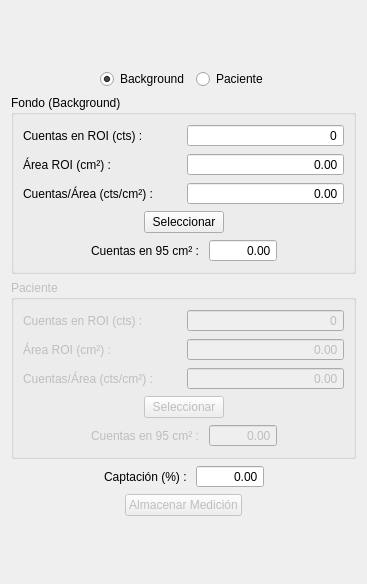
<?xml version="1.0" encoding="UTF-8"?>
<ui version="4.0">
 <class>Form</class>
 <widget class="QWidget" name="Form">
  <property name="geometry">
   <rect>
    <x>0</x>
    <y>0</y>
    <width>367</width>
    <height>584</height>
   </rect>
  </property>
  <property name="windowTitle">
   <string>Form</string>
  </property>
  <layout class="QVBoxLayout" name="verticalLayout">
   <item>
    <spacer name="verticalSpacer">
     <property name="orientation">
      <enum>Qt::Vertical</enum>
     </property>
     <property name="sizeHint" stdset="0">
      <size>
       <width>20</width>
       <height>40</height>
      </size>
     </property>
    </spacer>
   </item>
   <item>
    <layout class="QHBoxLayout" name="horizontalLayout_6">
     <item>
      <spacer name="horizontalSpacer_5">
       <property name="orientation">
        <enum>Qt::Horizontal</enum>
       </property>
       <property name="sizeHint" stdset="0">
        <size>
         <width>40</width>
         <height>20</height>
        </size>
       </property>
      </spacer>
     </item>
     <item>
      <widget class="QRadioButton" name="radBkg">
       <property name="text">
        <string>Background</string>
       </property>
       <property name="checked">
        <bool>true</bool>
       </property>
      </widget>
     </item>
     <item>
      <widget class="QRadioButton" name="radPac">
       <property name="text">
        <string>Paciente</string>
       </property>
      </widget>
     </item>
     <item>
      <spacer name="horizontalSpacer_6">
       <property name="orientation">
        <enum>Qt::Horizontal</enum>
       </property>
       <property name="sizeHint" stdset="0">
        <size>
         <width>40</width>
         <height>20</height>
        </size>
       </property>
      </spacer>
     </item>
    </layout>
   </item>
   <item>
    <widget class="QGroupBox" name="bkgGroup">
     <property name="title">
      <string>Fondo (Background)</string>
     </property>
     <layout class="QVBoxLayout" name="verticalLayout_4">
      <item>
       <layout class="QHBoxLayout" name="horizontalLayout_2">
        <item>
         <layout class="QVBoxLayout" name="verticalLayout_2">
          <item>
           <widget class="QLabel" name="label">
            <property name="text">
             <string>Cuentas en ROI (cts) : </string>
            </property>
           </widget>
          </item>
          <item>
           <widget class="QLabel" name="label_2">
            <property name="text">
             <string>Área ROI (cm²) : </string>
            </property>
           </widget>
          </item>
          <item>
           <widget class="QLabel" name="label_3">
            <property name="text">
             <string>Cuentas/Área (cts/cm²) : </string>
            </property>
           </widget>
          </item>
         </layout>
        </item>
        <item>
         <layout class="QVBoxLayout" name="verticalLayout_3">
          <item>
           <widget class="QSpinBox" name="bkgCounts">
            <property name="frame">
             <bool>true</bool>
            </property>
            <property name="alignment">
             <set>Qt::AlignRight|Qt::AlignTrailing|Qt::AlignVCenter</set>
            </property>
            <property name="readOnly">
             <bool>true</bool>
            </property>
            <property name="buttonSymbols">
             <enum>QAbstractSpinBox::NoButtons</enum>
            </property>
            <property name="maximum">
             <number>99999</number>
            </property>
           </widget>
          </item>
          <item>
           <widget class="QDoubleSpinBox" name="bkgArea">
            <property name="alignment">
             <set>Qt::AlignRight|Qt::AlignTrailing|Qt::AlignVCenter</set>
            </property>
            <property name="readOnly">
             <bool>true</bool>
            </property>
            <property name="buttonSymbols">
             <enum>QAbstractSpinBox::NoButtons</enum>
            </property>
            <property name="maximum">
             <double>999999.000000000000000</double>
            </property>
           </widget>
          </item>
          <item>
           <widget class="QDoubleSpinBox" name="bkgRate">
            <property name="alignment">
             <set>Qt::AlignRight|Qt::AlignTrailing|Qt::AlignVCenter</set>
            </property>
            <property name="readOnly">
             <bool>true</bool>
            </property>
            <property name="buttonSymbols">
             <enum>QAbstractSpinBox::NoButtons</enum>
            </property>
            <property name="maximum">
             <double>999999.000000000000000</double>
            </property>
           </widget>
          </item>
         </layout>
        </item>
       </layout>
      </item>
      <item>
       <layout class="QHBoxLayout" name="horizontalLayout_3">
        <item>
         <spacer name="horizontalSpacer_3">
          <property name="orientation">
           <enum>Qt::Horizontal</enum>
          </property>
          <property name="sizeHint" stdset="0">
           <size>
            <width>40</width>
            <height>20</height>
           </size>
          </property>
         </spacer>
        </item>
        <item>
         <widget class="QPushButton" name="setBkg">
          <property name="text">
           <string>Seleccionar</string>
          </property>
         </widget>
        </item>
        <item>
         <spacer name="horizontalSpacer_4">
          <property name="orientation">
           <enum>Qt::Horizontal</enum>
          </property>
          <property name="sizeHint" stdset="0">
           <size>
            <width>40</width>
            <height>20</height>
           </size>
          </property>
         </spacer>
        </item>
       </layout>
      </item>
      <item>
       <layout class="QHBoxLayout" name="horizontalLayout_4">
        <item>
         <spacer name="horizontalSpacer_7">
          <property name="orientation">
           <enum>Qt::Horizontal</enum>
          </property>
          <property name="sizeHint" stdset="0">
           <size>
            <width>40</width>
            <height>20</height>
           </size>
          </property>
         </spacer>
        </item>
        <item>
         <widget class="QLabel" name="label_4">
          <property name="text">
           <string>Cuentas en 95 cm² : </string>
          </property>
         </widget>
        </item>
        <item>
         <widget class="QDoubleSpinBox" name="bkgTotal">
          <property name="alignment">
           <set>Qt::AlignRight|Qt::AlignTrailing|Qt::AlignVCenter</set>
          </property>
          <property name="readOnly">
           <bool>true</bool>
          </property>
          <property name="buttonSymbols">
           <enum>QAbstractSpinBox::NoButtons</enum>
          </property>
          <property name="maximum">
           <double>999999.000000000000000</double>
          </property>
         </widget>
        </item>
        <item>
         <spacer name="horizontalSpacer_8">
          <property name="orientation">
           <enum>Qt::Horizontal</enum>
          </property>
          <property name="sizeHint" stdset="0">
           <size>
            <width>40</width>
            <height>20</height>
           </size>
          </property>
         </spacer>
        </item>
       </layout>
      </item>
     </layout>
    </widget>
   </item>
   <item>
    <widget class="QGroupBox" name="pacGroup">
     <property name="enabled">
      <bool>false</bool>
     </property>
     <property name="title">
      <string>Paciente</string>
     </property>
     <layout class="QVBoxLayout" name="verticalLayout_7">
      <item>
       <layout class="QHBoxLayout" name="horizontalLayout_7">
        <item>
         <layout class="QVBoxLayout" name="verticalLayout_5">
          <item>
           <widget class="QLabel" name="label_5">
            <property name="text">
             <string>Cuentas en ROI (cts) : </string>
            </property>
           </widget>
          </item>
          <item>
           <widget class="QLabel" name="label_6">
            <property name="text">
             <string>Área ROI (cm²) : </string>
            </property>
           </widget>
          </item>
          <item>
           <widget class="QLabel" name="label_7">
            <property name="text">
             <string>Cuentas/Área (cts/cm²) : </string>
            </property>
           </widget>
          </item>
         </layout>
        </item>
        <item>
         <layout class="QVBoxLayout" name="verticalLayout_6">
          <item>
           <widget class="QSpinBox" name="pacCounts">
            <property name="frame">
             <bool>true</bool>
            </property>
            <property name="alignment">
             <set>Qt::AlignRight|Qt::AlignTrailing|Qt::AlignVCenter</set>
            </property>
            <property name="readOnly">
             <bool>true</bool>
            </property>
            <property name="buttonSymbols">
             <enum>QAbstractSpinBox::NoButtons</enum>
            </property>
            <property name="maximum">
             <number>9999999</number>
            </property>
           </widget>
          </item>
          <item>
           <widget class="QDoubleSpinBox" name="pacArea">
            <property name="alignment">
             <set>Qt::AlignRight|Qt::AlignTrailing|Qt::AlignVCenter</set>
            </property>
            <property name="readOnly">
             <bool>true</bool>
            </property>
            <property name="buttonSymbols">
             <enum>QAbstractSpinBox::NoButtons</enum>
            </property>
            <property name="maximum">
             <double>999999999.000000000000000</double>
            </property>
           </widget>
          </item>
          <item>
           <widget class="QDoubleSpinBox" name="pacRate">
            <property name="alignment">
             <set>Qt::AlignRight|Qt::AlignTrailing|Qt::AlignVCenter</set>
            </property>
            <property name="readOnly">
             <bool>true</bool>
            </property>
            <property name="buttonSymbols">
             <enum>QAbstractSpinBox::NoButtons</enum>
            </property>
            <property name="maximum">
             <double>999999.000000000000000</double>
            </property>
           </widget>
          </item>
         </layout>
        </item>
       </layout>
      </item>
      <item>
       <layout class="QHBoxLayout" name="horizontalLayout_8">
        <item>
         <spacer name="horizontalSpacer_9">
          <property name="orientation">
           <enum>Qt::Horizontal</enum>
          </property>
          <property name="sizeHint" stdset="0">
           <size>
            <width>40</width>
            <height>20</height>
           </size>
          </property>
         </spacer>
        </item>
        <item>
         <widget class="QPushButton" name="setPac">
          <property name="text">
           <string>Seleccionar</string>
          </property>
         </widget>
        </item>
        <item>
         <spacer name="horizontalSpacer_10">
          <property name="orientation">
           <enum>Qt::Horizontal</enum>
          </property>
          <property name="sizeHint" stdset="0">
           <size>
            <width>40</width>
            <height>20</height>
           </size>
          </property>
         </spacer>
        </item>
       </layout>
      </item>
      <item>
       <layout class="QHBoxLayout" name="horizontalLayout_9">
        <item>
         <spacer name="horizontalSpacer_11">
          <property name="orientation">
           <enum>Qt::Horizontal</enum>
          </property>
          <property name="sizeHint" stdset="0">
           <size>
            <width>40</width>
            <height>20</height>
           </size>
          </property>
         </spacer>
        </item>
        <item>
         <widget class="QLabel" name="label_8">
          <property name="text">
           <string>Cuentas en 95 cm² : </string>
          </property>
         </widget>
        </item>
        <item>
         <widget class="QDoubleSpinBox" name="pacTotal">
          <property name="alignment">
           <set>Qt::AlignRight|Qt::AlignTrailing|Qt::AlignVCenter</set>
          </property>
          <property name="readOnly">
           <bool>true</bool>
          </property>
          <property name="buttonSymbols">
           <enum>QAbstractSpinBox::NoButtons</enum>
          </property>
          <property name="maximum">
           <double>999999.000000000000000</double>
          </property>
         </widget>
        </item>
        <item>
         <spacer name="horizontalSpacer_12">
          <property name="orientation">
           <enum>Qt::Horizontal</enum>
          </property>
          <property name="sizeHint" stdset="0">
           <size>
            <width>40</width>
            <height>20</height>
           </size>
          </property>
         </spacer>
        </item>
       </layout>
      </item>
     </layout>
    </widget>
   </item>
   <item>
    <layout class="QHBoxLayout" name="horizontalLayout_12">
     <item>
      <spacer name="horizontalSpacer_17">
       <property name="orientation">
        <enum>Qt::Horizontal</enum>
       </property>
       <property name="sizeHint" stdset="0">
        <size>
         <width>40</width>
         <height>20</height>
        </size>
       </property>
      </spacer>
     </item>
     <item>
      <widget class="QLabel" name="label_9">
       <property name="text">
        <string>Captación (%) : </string>
       </property>
      </widget>
     </item>
     <item>
      <widget class="QDoubleSpinBox" name="capt">
       <property name="alignment">
        <set>Qt::AlignRight|Qt::AlignTrailing|Qt::AlignVCenter</set>
       </property>
       <property name="readOnly">
        <bool>true</bool>
       </property>
       <property name="buttonSymbols">
        <enum>QAbstractSpinBox::NoButtons</enum>
       </property>
       <property name="maximum">
        <double>999999.000000000000000</double>
       </property>
      </widget>
     </item>
     <item>
      <spacer name="horizontalSpacer_18">
       <property name="orientation">
        <enum>Qt::Horizontal</enum>
       </property>
       <property name="sizeHint" stdset="0">
        <size>
         <width>40</width>
         <height>20</height>
        </size>
       </property>
      </spacer>
     </item>
    </layout>
   </item>
   <item>
    <layout class="QHBoxLayout" name="horizontalLayout_10">
     <item>
      <spacer name="horizontalSpacer_13">
       <property name="orientation">
        <enum>Qt::Horizontal</enum>
       </property>
       <property name="sizeHint" stdset="0">
        <size>
         <width>40</width>
         <height>20</height>
        </size>
       </property>
      </spacer>
     </item>
     <item>
      <widget class="QPushButton" name="sirve_question">
       <property name="enabled">
        <bool>false</bool>
       </property>
       <property name="text">
        <string>Almacenar Medición</string>
       </property>
      </widget>
     </item>
     <item>
      <spacer name="horizontalSpacer_14">
       <property name="orientation">
        <enum>Qt::Horizontal</enum>
       </property>
       <property name="sizeHint" stdset="0">
        <size>
         <width>40</width>
         <height>20</height>
        </size>
       </property>
      </spacer>
     </item>
    </layout>
   </item>
   <item>
    <spacer name="verticalSpacer_2">
     <property name="orientation">
      <enum>Qt::Vertical</enum>
     </property>
     <property name="sizeHint" stdset="0">
      <size>
       <width>20</width>
       <height>40</height>
      </size>
     </property>
    </spacer>
   </item>
  </layout>
 </widget>
 <resources/>
 <connections/>
</ui>
